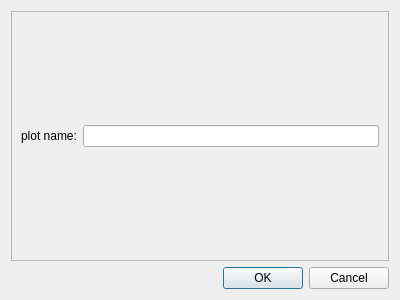
<?xml version="1.0" encoding="UTF-8"?>
<ui version="4.0">
 <class>rename_data_dialog</class>
 <widget class="QDialog" name="rename_data_dialog">
  <property name="geometry">
   <rect>
    <x>0</x>
    <y>0</y>
    <width>400</width>
    <height>300</height>
   </rect>
  </property>
  <property name="windowTitle">
   <string>Dialog</string>
  </property>
  <layout class="QVBoxLayout" name="verticalLayout">
   <item>
    <widget class="QFrame" name="frame">
     <property name="frameShape">
      <enum>QFrame::StyledPanel</enum>
     </property>
     <property name="frameShadow">
      <enum>QFrame::Raised</enum>
     </property>
     <layout class="QGridLayout" name="gridLayout">
      <item row="1" column="0">
       <widget class="QLabel" name="label">
        <property name="text">
         <string>plot name:</string>
        </property>
       </widget>
      </item>
      <item row="1" column="1">
       <widget class="QLineEdit" name="new_data_name_lineEdit"/>
      </item>
     </layout>
    </widget>
   </item>
   <item>
    <widget class="QDialogButtonBox" name="buttonBox">
     <property name="orientation">
      <enum>Qt::Horizontal</enum>
     </property>
     <property name="standardButtons">
      <set>QDialogButtonBox::Cancel|QDialogButtonBox::Ok</set>
     </property>
    </widget>
   </item>
  </layout>
 </widget>
 <resources/>
 <connections>
  <connection>
   <sender>buttonBox</sender>
   <signal>accepted()</signal>
   <receiver>rename_data_dialog</receiver>
   <slot>accept()</slot>
   <hints>
    <hint type="sourcelabel">
     <x>248</x>
     <y>254</y>
    </hint>
    <hint type="destinationlabel">
     <x>157</x>
     <y>274</y>
    </hint>
   </hints>
  </connection>
  <connection>
   <sender>buttonBox</sender>
   <signal>rejected()</signal>
   <receiver>rename_data_dialog</receiver>
   <slot>reject()</slot>
   <hints>
    <hint type="sourcelabel">
     <x>316</x>
     <y>260</y>
    </hint>
    <hint type="destinationlabel">
     <x>286</x>
     <y>274</y>
    </hint>
   </hints>
  </connection>
 </connections>
</ui>
